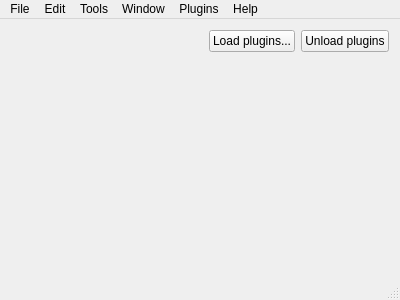
<?xml version="1.0" encoding="UTF-8"?>
<ui version="4.0">
 <class>AppMainWindow</class>
 <widget class="QMainWindow" name="AppMainWindow">
  <property name="geometry">
   <rect>
    <x>0</x>
    <y>0</y>
    <width>400</width>
    <height>300</height>
   </rect>
  </property>
  <property name="windowTitle">
   <string>AppMainWindow</string>
  </property>
  <widget class="QWidget" name="centralWidget">
   <layout class="QVBoxLayout" name="verticalLayout">
    <item>
     <layout class="QHBoxLayout" name="horizontalLayout">
      <item>
       <spacer name="horizontalSpacer">
        <property name="orientation">
         <enum>Qt::Horizontal</enum>
        </property>
        <property name="sizeHint" stdset="0">
         <size>
          <width>40</width>
          <height>20</height>
         </size>
        </property>
       </spacer>
      </item>
      <item>
       <widget class="QPushButton" name="qpb_load">
        <property name="text">
         <string>Load plugins...</string>
        </property>
       </widget>
      </item>
      <item>
       <widget class="QPushButton" name="qpb_unload">
        <property name="text">
         <string>Unload plugins</string>
        </property>
       </widget>
      </item>
     </layout>
    </item>
    <item>
     <widget class="hb::plugin::HbPluginListWidget" name="plw_plugins" native="true"/>
    </item>
   </layout>
  </widget>
  <widget class="QMenuBar" name="qmb_main">
   <property name="geometry">
    <rect>
     <x>0</x>
     <y>0</y>
     <width>400</width>
     <height>21</height>
    </rect>
   </property>
   <widget class="QMenu" name="menuFile">
    <property name="title">
     <string>File</string>
    </property>
   </widget>
   <widget class="QMenu" name="menuEdit">
    <property name="title">
     <string>Edit</string>
    </property>
   </widget>
   <widget class="QMenu" name="menuTools">
    <property name="title">
     <string>Tools</string>
    </property>
   </widget>
   <widget class="QMenu" name="menuWindow">
    <property name="title">
     <string>Window</string>
    </property>
   </widget>
   <widget class="QMenu" name="menuPlugins">
    <property name="title">
     <string>Plugins</string>
    </property>
    <addaction name="qa_load_unload"/>
   </widget>
   <widget class="QMenu" name="menuHelp">
    <property name="title">
     <string>Help</string>
    </property>
   </widget>
   <addaction name="menuFile"/>
   <addaction name="menuEdit"/>
   <addaction name="menuTools"/>
   <addaction name="menuWindow"/>
   <addaction name="menuPlugins"/>
   <addaction name="menuHelp"/>
  </widget>
  <widget class="QStatusBar" name="statusBar"/>
  <action name="qa_load_unload">
   <property name="text">
    <string>Load / Unload</string>
   </property>
  </action>
 </widget>
 <layoutdefault spacing="6" margin="11"/>
 <customwidgets>
  <customwidget>
   <class>hb::plugin::HbPluginListWidget</class>
   <extends>QWidget</extends>
   <header>HbPluginListWidget.h</header>
   <container>1</container>
  </customwidget>
 </customwidgets>
 <resources/>
 <connections/>
</ui>
